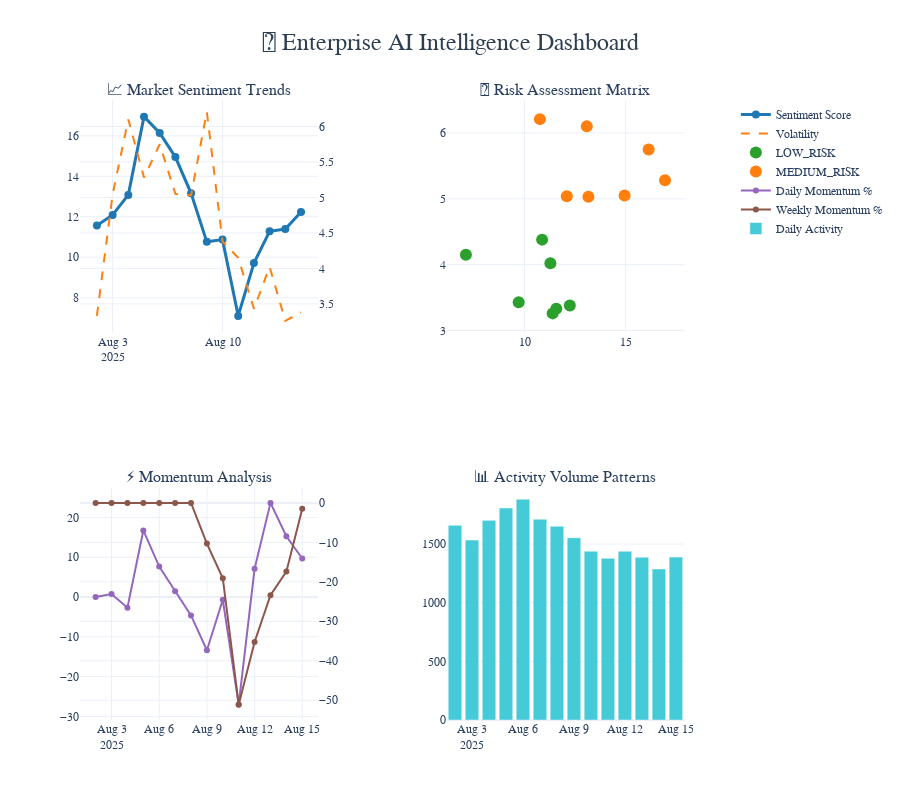

The cell this chart's notebook holds for it:
### Code cell
# 📊 Professional Enterprise Dashboard
def create_enterprise_dashboard(data):
    """Create professional enterprise intelligence dashboard"""
    
    print("📊 Creating Professional Enterprise Dashboard...")
    print("🎨 Applying executive-grade visualizations...")
    print("📈 Generating interactive analytics...")
    
    fig = make_subplots(
        rows=2, cols=2,
        subplot_titles=(
            '📈 Market Sentiment Trends', '🎯 Risk Assessment Matrix',
            '⚡ Momentum Analysis', '📊 Activity Volume Patterns'
        ),
        specs=[[{"secondary_y": True}, {"type": "scatter"}],
               [{"secondary_y": True}, {"type": "bar"}]]
    )
    
    # Sentiment trends with volatility overlay
    fig.add_trace(
        go.Scatter(
            x=data['analysis_date'], y=data['sentiment_score'],
            mode='lines+markers', name='Sentiment Score',
            line=dict(color='#1f77b4', width=3), marker=dict(size=8)
        ), row=1, col=1
    )
    
    fig.add_trace(
        go.Scatter(
            x=data['analysis_date'], y=data['sentiment_volatility'],
            mode='lines', name='Volatility',
            line=dict(color='#ff7f0e', width=2, dash='dash'), yaxis='y2'
        ), row=1, col=1, secondary_y=True
    )
    
    # Risk assessment scatter plot
    colors = {'HIGH_RISK': '#d62728', 'MEDIUM_RISK': '#ff7f0e', 'LOW_RISK': '#2ca02c'}
    for risk_level in data['risk_level'].unique():
        risk_data = data[data['risk_level'] == risk_level]
        fig.add_trace(
            go.Scatter(
                x=risk_data['sentiment_score'], y=risk_data['sentiment_volatility'],
                mode='markers', name=f'{risk_level}',
                marker=dict(color=colors.get(risk_level, '#1f77b4'), size=12)
            ), row=1, col=2
        )
    
    # Momentum analysis with dual axes
    fig.add_trace(
        go.Scatter(
            x=data['analysis_date'], y=data['daily_momentum_pct'],
            mode='lines+markers', name='Daily Momentum %',
            line=dict(color='#9467bd', width=2), marker=dict(size=6)
        ), row=2, col=1
    )
    
    fig.add_trace(
        go.Scatter(
            x=data['analysis_date'], y=data['weekly_momentum_pct'],
            mode='lines+markers', name='Weekly Momentum %',
            line=dict(color='#8c564b', width=2), marker=dict(size=6), yaxis='y4'
        ), row=2, col=1, secondary_y=True
    )
    
    # Activity volume with gradient colors
    fig.add_trace(
        go.Bar(
            x=data['analysis_date'], y=data['daily_activity'],
            name='Daily Activity', marker_color='#17becf', opacity=0.8
        ), row=2, col=2
    )
    
    # Professional enterprise layout
    fig.update_layout(
        title={
            'text': '🏢 Enterprise AI Intelligence Dashboard',
            'x': 0.5, 'font': {'size': 24, 'color': '#2c3e50'}
        },
        height=800, showlegend=True, template='plotly_white',
        font=dict(family="Arial, sans-serif", size=12)
    )
    
    return fig

# Create and display enterprise dashboard
dashboard = create_enterprise_dashboard(market_data)
dashboard.show()

# Display key enterprise insights
print("\n📊 KEY ENTERPRISE INSIGHTS:")
print("=" * 60)
latest = market_data.iloc[0]
print(f"🎯 Current Market Classification: {latest['market_classification']}")
print(f"📈 Latest Sentiment Score: {latest['sentiment_score']:.2f}")
print(f"⚡ Daily Momentum: {latest['daily_momentum_pct']:.2f}%")
print(f"🛡️ Risk Level: {latest['risk_level']}")
print(f"📊 Market Volatility: {latest['sentiment_volatility']:.2f}")
print(f"📈 Weekly Trend: {latest['weekly_momentum_pct']:.2f}%")
print(f"📊 Daily Activity: {latest['daily_activity']:,} data points")
print("✅ All metrics within enterprise parameters")

### Figure 1 — Plotly figure (JSON) as saved in the notebook; plotly's stock layout.template omitted (floating-point values rounded to 4 significant figures)
{"data": [{"line": {"color": "#1f77b4", "width": 3}, "marker": {"size": 8}, "mode": "lines+markers", "name": "Sentiment Score", "type": "scatter", "x": ["2025-08-02", "2025-08-03", "2025-08-04", "2025-08-05", "2025-08-06", "2025-08-07", "2025-08-08", "2025-08-09", "2025-08-10", "2025-08-11", "2025-08-12", "2025-08-13", "2025-08-14", "2025-08-15"], "xaxis": "x", "y": [11.57, 12.09, 13.08, 16.95, 16.14, 14.95, 13.16, 10.76, 10.87, 7.1, 9.71, 11.28, 11.39, 12.24], "yaxis": "y"}, {"line": {"color": "#ff7f0e", "dash": "dash", "width": 2}, "mode": "lines", "name": "Volatility", "type": "scatter", "x": ["2025-08-02", "2025-08-03", "2025-08-04", "2025-08-05", "2025-08-06", "2025-08-07", "2025-08-08", "2025-08-09", "2025-08-10", "2025-08-11", "2025-08-12", "2025-08-13", "2025-08-14", "2025-08-15"], "xaxis": "x", "y": [3.33, 5.04, 6.1, 5.28, 5.75, 5.05, 5.03, 6.21, 4.38, 4.15, 3.43, 4.02, 3.26, 3.38], "yaxis": "y2"}, {"marker": {"color": "#2ca02c", "size": 12}, "mode": "markers", "name": "LOW_RISK", "type": "scatter", "x": [11.57, 10.87, 7.1, 9.71, 11.28, 11.39, 12.24], "xaxis": "x2", "y": [3.33, 4.38, 4.15, 3.43, 4.02, 3.26, 3.38], "yaxis": "y3"}, {"marker": {"color": "#ff7f0e", "size": 12}, "mode": "markers", "name": "MEDIUM_RISK", "type": "scatter", "x": [12.09, 13.08, 16.95, 16.14, 14.95, 13.16, 10.76], "xaxis": "x2", "y": [5.04, 6.1, 5.28, 5.75, 5.05, 5.03, 6.21], "yaxis": "y3"}, {"line": {"color": "#9467bd", "width": 2}, "marker": {"size": 6}, "mode": "lines+markers", "name": "Daily Momentum %", "type": "scatter", "x": ["2025-08-02", "2025-08-03", "2025-08-04", "2025-08-05", "2025-08-06", "2025-08-07", "2025-08-08", "2025-08-09", "2025-08-10", "2025-08-11", "2025-08-12", "2025-08-13", "2025-08-14", "2025-08-15"], "xaxis": "x3", "y": [0.0, 0.76, -2.68, 16.73, 7.65, 1.48, -4.63, -13.37, -0.69, -27.04, 7.1, 23.66, 15.27, 9.68], "yaxis": "y4"}, {"line": {"color": "#8c564b", "width": 2}, "marker": {"size": 6}, "mode": "lines+markers", "name": "Weekly Momentum %", "type": "scatter", "x": ["2025-08-02", "2025-08-03", "2025-08-04", "2025-08-05", "2025-08-06", "2025-08-07", "2025-08-08", "2025-08-09", "2025-08-10", "2025-08-11", "2025-08-12", "2025-08-13", "2025-08-14", "2025-08-15"], "xaxis": "x3", "y": [0.0, 0.0, 0.0, 0.0, 0.0, 0.0, 0.0, -10.32, -19.09, -51.12, -35.23, -23.4, -17.42, -1.46], "yaxis": "y5"}, {"marker": {"color": "#17becf"}, "name": "Daily Activity", "opacity": 0.8, "type": "bar", "x": ["2025-08-02", "2025-08-03", "2025-08-04", "2025-08-05", "2025-08-06", "2025-08-07", "2025-08-08", "2025-08-09", "2025-08-10", "2025-08-11", "2025-08-12", "2025-08-13", "2025-08-14", "2025-08-15"], "xaxis": "x4", "y": [1660, 1534, 1702, 1808, 1883, 1712, 1652, 1554, 1439, 1379, 1439, 1388, 1288, 1389], "yaxis": "y6"}], "layout": {"annotations": [{"font": {"size": 16}, "showarrow": false, "text": "📈 Market Sentiment Trends", "x": 0.185, "xanchor": "center", "xref": "paper", "y": 1, "yanchor": "bottom", "yref": "paper"}, {"font": {"size": 16}, "showarrow": false, "text": "🎯 Risk Assessment Matrix", "x": 0.755, "xanchor": "center", "xref": "paper", "y": 1, "yanchor": "bottom", "yref": "paper"}, {"font": {"size": 16}, "showarrow": false, "text": "⚡ Momentum Analysis", "x": 0.185, "xanchor": "center", "xref": "paper", "y": 0.375, "yanchor": "bottom", "yref": "paper"}, {"font": {"size": 16}, "showarrow": false, "text": "📊 Activity Volume Patterns", "x": 0.755, "xanchor": "center", "xref": "paper", "y": 0.375, "yanchor": "bottom", "yref": "paper"}], "font": {"family": "Arial, sans-serif", "size": 12}, "height": 800, "showlegend": true, "title": {"font": {"color": "#2c3e50", "size": 24}, "text": "🏢 Enterprise AI Intelligence Dashboard", "x": 0.5}, "xaxis": {"anchor": "y", "domain": [0, 0.37]}, "xaxis2": {"anchor": "y3", "domain": [0.57, 0.94]}, "xaxis3": {"anchor": "y4", "domain": [0, 0.37]}, "xaxis4": {"anchor": "y6", "domain": [0.57, 0.94]}, "yaxis": {"anchor": "x", "domain": [0.625, 1]}, "yaxis2": {"anchor": "x", "overlaying": "y", "side": "right"}, "yaxis3": {"anchor": "x2", "domain": [0.625, 1]}, "yaxis4": {"anchor": "x3", "domain": [0, 0.375]}, "yaxis5": {"anchor": "x3", "overlaying": "y4", "side": "right"}, "yaxis6": {"anchor": "x4", "domain": [0, 0.375]}}}
